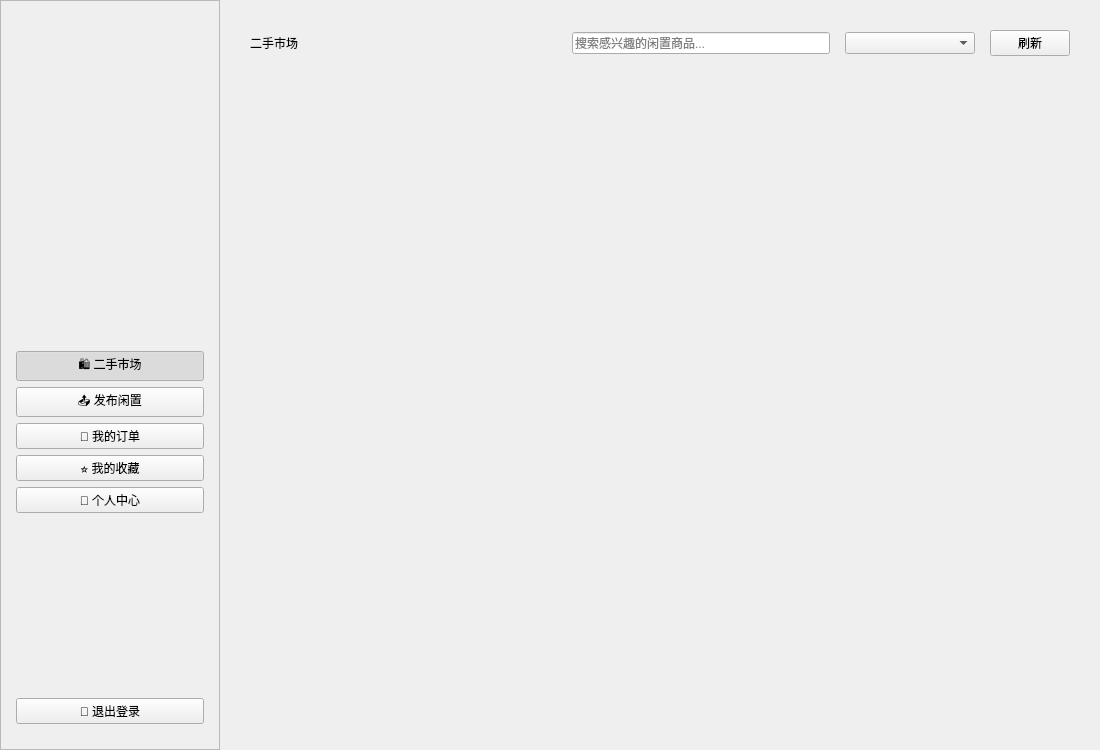
<?xml version="1.0" encoding="UTF-8"?>
<ui version="4.0">
 <class>MainWindow</class>
 <widget class="QMainWindow" name="MainWindow">
  <property name="geometry">
   <rect>
    <x>0</x>
    <y>0</y>
    <width>1100</width>
    <height>750</height>
   </rect>
  </property>
  <property name="windowTitle">
   <string>圈圈 - 校园二手交易平台</string>
  </property>
  <widget class="QWidget" name="centralwidget">
   <layout class="QHBoxLayout" name="horizontalLayout">
    <property name="spacing">
     <number>0</number>
    </property>
    <property name="leftMargin">
     <number>0</number>
    </property>
    <property name="topMargin">
     <number>0</number>
    </property>
    <property name="rightMargin">
     <number>0</number>
    </property>
    <property name="bottomMargin">
     <number>0</number>
    </property>
    <item>
     <!-- 左侧导航栏 -->
     <widget class="QFrame" name="sidebarFrame">
      <property name="minimumSize">
       <size>
        <width>220</width>
        <height>0</height>
       </size>
      </property>
      <property name="maximumSize">
       <size>
        <width>220</width>
        <height>16777215</height>
       </size>
      </property>
      <property name="frameShape">
       <enum>QFrame::StyledPanel</enum>
      </property>
      <property name="frameShadow">
       <enum>QFrame::Raised</enum>
      </property>
      <layout class="QVBoxLayout" name="verticalLayoutSidebar">
       <property name="spacing">
        <number>6</number>
       </property>
       <property name="leftMargin">
        <number>15</number>
       </property>
       <property name="topMargin">
        <number>25</number>
       </property>
       <property name="rightMargin">
        <number>15</number>
       </property>
       <property name="bottomMargin">
        <number>25</number>
       </property>
       <item>
        <layout class="QHBoxLayout" name="logoSidebarLayout">
         <item>
          <spacer name="logoSidebarSpacerLeft">
           <property name="orientation">
            <enum>Qt::Horizontal</enum>
           </property>
          </spacer>
         </item>
         <item>
          <widget class="QLabel" name="sidebarTitle">
           <property name="minimumSize">
            <size>
             <width>140</width>
             <height>140</height>
            </size>
           </property>
           <property name="maximumSize">
            <size>
             <width>140</width>
             <height>140</height>
            </size>
           </property>
           <property name="text">
            <string/>
           </property>
          </widget>
         </item>
         <item>
          <spacer name="logoSidebarSpacerRight">
           <property name="orientation">
            <enum>Qt::Horizontal</enum>
           </property>
          </spacer>
         </item>
        </layout>
       </item>
       <item>
        <spacer name="verticalSpacerLogo">
         <property name="orientation">
          <enum>Qt::Vertical</enum>
         </property>
         <property name="sizeHint" stdset="0">
          <size>
           <width>20</width>
           <height>15</height>
          </size>
         </property>
        </spacer>
       </item>
       <item>
        <widget class="QPushButton" name="btnNavMarket">
         <property name="text">
          <string>🛍️ 二手市场</string>
         </property>
         <property name="checkable">
          <bool>true</bool>
         </property>
         <property name="checked">
          <bool>true</bool>
         </property>
        </widget>
       </item>
       <item>
        <widget class="QPushButton" name="btnNavSell">
         <property name="text">
          <string>📤 发布闲置</string>
         </property>
         <property name="checkable">
          <bool>true</bool>
         </property>
        </widget>
       </item>
       <item>
        <widget class="QPushButton" name="btnNavOrders">
         <property name="text">
          <string>📝 我的订单</string>
         </property>
         <property name="checkable">
          <bool>true</bool>
         </property>
        </widget>
       </item>
       <item>
        <widget class="QPushButton" name="btnNavFavorites">
         <property name="text">
          <string>⭐ 我的收藏</string>
         </property>
         <property name="checkable">
          <bool>true</bool>
         </property>
        </widget>
       </item>
       <item>
        <widget class="QPushButton" name="btnNavProfile">
         <property name="text">
          <string>👤 个人中心</string>
         </property>
         <property name="checkable">
          <bool>true</bool>
         </property>
        </widget>
       </item>
       <item>
        <spacer name="verticalSpacerSidebar">
         <property name="orientation">
          <enum>Qt::Vertical</enum>
         </property>
         <property name="sizeHint" stdset="0">
          <size>
           <width>20</width>
           <height>40</height>
          </size>
         </property>
        </spacer>
       </item>
       <item>
        <widget class="QPushButton" name="btnNavLogout">
         <property name="text">
          <string>🚪 退出登录</string>
         </property>
        </widget>
       </item>
      </layout>
     </widget>
    </item>
    <item>
     <!-- 右侧 StackedWidget -->
     <widget class="QStackedWidget" name="stackedWidget">
      <property name="currentIndex">
       <number>0</number>
      </property>
      
      <!-- 页面 1: 市场 -->
      <widget class="QWidget" name="pageMarket">
       <layout class="QVBoxLayout" name="verticalLayoutMarket">
        <property name="spacing">
         <number>15</number>
        </property>
        <property name="leftMargin">
         <number>30</number>
        </property>
        <property name="topMargin">
         <number>30</number>
        </property>
        <property name="rightMargin">
         <number>30</number>
        </property>
        <property name="bottomMargin">
         <number>30</number>
        </property>
        <item>
         <layout class="QHBoxLayout" name="horizontalLayoutMarketHeader">
          <item>
           <widget class="QLabel" name="lblMarketTitle">
            <property name="text">
             <string>二手市场</string>
            </property>
            <property name="objectName" stdset="0">
             <string>titleLabel</string>
            </property>
           </widget>
          </item>
          <item>
           <spacer name="horizontalSpacerMarket">
            <property name="orientation">
             <enum>Qt::Horizontal</enum>
            </property>
            <property name="sizeHint" stdset="0">
             <size>
              <width>40</width>
              <height>20</height>
             </size>
            </property>
           </spacer>
          </item>
          <item>
           <widget class="QLineEdit" name="editSearch">
            <property name="minimumSize">
             <size>
              <width>220</width>
              <height>0</height>
             </size>
            </property>
            <property name="placeholderText">
             <string>搜索感兴趣的闲置商品...</string>
            </property>
           </widget>
          </item>
          <item>
           <widget class="QComboBox" name="comboCategoryFilter">
            <property name="minimumSize">
             <size>
              <width>130</width>
              <height>0</height>
             </size>
            </property>
           </widget>
          </item>
          <item>
           <widget class="QPushButton" name="btnRefreshMarket">
            <property name="text">
             <string>刷新</string>
            </property>
           </widget>
          </item>
         </layout>
        </item>
        <item>
         <widget class="QScrollArea" name="scrollAreaMarket">
          <property name="widgetResizable">
           <bool>true</bool>
          </property>
          <property name="frameShape">
           <enum>QFrame::NoFrame</enum>
          </property>
          <widget class="QWidget" name="scrollAreaWidgetContents">
           <property name="geometry">
            <rect>
             <x>0</x>
             <y>0</y>
             <width>820</width>
             <height>600</height>
            </rect>
           </property>
           <layout class="QGridLayout" name="gridLayoutMarket">
            <property name="leftMargin">
             <number>0</number>
            </property>
            <property name="topMargin">
             <number>0</number>
            </property>
            <property name="rightMargin">
             <number>0</number>
            </property>
            <property name="bottomMargin">
             <number>0</number>
            </property>
            <property name="spacing">
             <number>15</number>
            </property>
           </layout>
          </widget>
         </widget>
        </item>
       </layout>
      </widget>

      <!-- 页面 2: 发布闲置 -->
      <widget class="QWidget" name="pageSell">
       <layout class="QVBoxLayout" name="verticalLayoutSell">
        <property name="spacing">
         <number>20</number>
        </property>
        <property name="leftMargin">
         <number>40</number>
        </property>
        <property name="topMargin">
         <number>45</number>
        </property>
        <property name="rightMargin">
         <number>40</number>
        </property>
        <property name="bottomMargin">
         <number>45</number>
        </property>
        <item>
         <widget class="QLabel" name="lblSellTitle">
          <property name="text">
           <string>发布宝贝</string>
          </property>
          <property name="objectName" stdset="0">
           <string>titleLabel</string>
          </property>
         </widget>
        </item>
        <item>
         <widget class="QLabel" name="lblSellSub">
          <property name="text">
           <string>完善商品详细信息，让买家一眼相中</string>
          </property>
          <property name="objectName" stdset="0">
           <string>tipLabel</string>
          </property>
         </widget>
        </item>
        <item>
         <layout class="QFormLayout" name="formLayoutSell">
          <property name="horizontalSpacing">
           <number>20</number>
          </property>
          <property name="verticalSpacing">
           <number>15</number>
          </property>
          <item row="0" column="0">
           <widget class="QLabel" name="lblSellName">
            <property name="text">
             <string>商品名称</string>
            </property>
            <property name="styleSheet">
             <string notr="true">font-weight: bold;</string>
            </property>
           </widget>
          </item>
          <item row="0" column="1">
           <widget class="QLineEdit" name="editSellTitle">
            <property name="placeholderText">
             <string>例如：C++ Primer 第6版，iPad Air 5 等...</string>
            </property>
           </widget>
          </item>
          <item row="1" column="0">
           <widget class="QLabel" name="lblSellPrice">
            <property name="text">
             <string>转让价格 (元)</string>
            </property>
            <property name="styleSheet">
             <string notr="true">font-weight: bold;</string>
            </property>
           </widget>
          </item>
          <item row="1" column="1">
           <widget class="QDoubleSpinBox" name="spinSellPrice">
            <property name="maximum">
             <double>99999.00</double>
            </property>
            <property name="singleStep">
             <double>10.00</double>
            </property>
           </widget>
          </item>
          <item row="2" column="0">
           <widget class="QLabel" name="lblSellCategory">
            <property name="text">
             <string>商品分类</string>
            </property>
            <property name="styleSheet">
             <string notr="true">font-weight: bold;</string>
            </property>
           </widget>
          </item>
          <item row="2" column="1">
           <widget class="QComboBox" name="comboSellCategory"/>
          </item>
          <item row="3" column="0">
           <widget class="QLabel" name="lblSellDesc">
            <property name="text">
             <string>详情描述</string>
            </property>
            <property name="styleSheet">
             <string notr="true">font-weight: bold;</string>
            </property>
           </widget>
          </item>
          <item row="3" column="1">
           <widget class="QTextEdit" name="editSellDesc">
            <property name="placeholderText">
             <string>详细描述商品的成色、购买渠道、交易方式（如食堂面交、宿舍楼自提等）...</string>
            </property>
           </widget>
          </item>
         </layout>
        </item>
        <item>
         <spacer name="verticalSpacerSell">
          <property name="orientation">
           <enum>Qt::Vertical</enum>
          </property>
          <property name="sizeHint" stdset="0">
           <size>
            <width>20</width>
            <height>20</height>
           </size>
          </property>
         </spacer>
        </item>
        <item>
         <widget class="QPushButton" name="btnPublish">
          <property name="minimumSize">
           <size>
            <width>0</width>
            <height>40</height>
           </size>
          </property>
          <property name="text">
           <string>🚀 确认发布商品</string>
          </property>
          <property name="objectName" stdset="0">
           <string>primaryButton</string>
          </property>
         </widget>
        </item>
       </layout>
      </widget>

      <!-- 页面 3: 我的订单 -->
      <widget class="QWidget" name="pageOrders">
       <layout class="QVBoxLayout" name="verticalLayoutOrders">
        <property name="spacing">
         <number>15</number>
        </property>
        <property name="leftMargin">
         <number>30</number>
        </property>
        <property name="topMargin">
         <number>30</number>
        </property>
        <property name="rightMargin">
         <number>30</number>
        </property>
        <property name="bottomMargin">
         <number>30</number>
        </property>
        <item>
         <widget class="QLabel" name="lblOrdersTitle">
          <property name="text">
           <string>我的交易订单</string>
          </property>
          <property name="objectName" stdset="0">
           <string>titleLabel</string>
          </property>
         </widget>
        </item>
        <item>
         <widget class="QTabWidget" name="tabOrders">
          <widget class="QWidget" name="tabBought">
           <attribute name="title">
            <string>🛒 我买入的宝贝</string>
           </attribute>
           <layout class="QVBoxLayout" name="verticalLayoutTabBought">
            <property name="leftMargin">
             <number>10</number>
            </property>
            <property name="topMargin">
             <number>15</number>
            </property>
            <property name="rightMargin">
             <number>10</number>
            </property>
            <property name="bottomMargin">
             <number>10</number>
            </property>
            <item>
             <widget class="QTableWidget" name="tableBought"/>
            </item>
           </layout>
          </widget>
          <widget class="QWidget" name="tabSold">
           <attribute name="title">
            <string>💰 我售出的宝贝</string>
           </attribute>
           <layout class="QVBoxLayout" name="verticalLayoutTabSold">
            <property name="leftMargin">
             <number>10</number>
            </property>
            <property name="topMargin">
             <number>15</number>
            </property>
            <property name="rightMargin">
             <number>10</number>
            </property>
            <property name="bottomMargin">
             <number>10</number>
            </property>
            <item>
             <widget class="QTableWidget" name="tableSold"/>
            </item>
           </layout>
          </widget>
         </widget>
        </item>
       </layout>
      </widget>

      <!-- 页面 4: 我的收藏 -->
      <widget class="QWidget" name="pageFavorites">
       <layout class="QVBoxLayout" name="verticalLayoutFav">
        <property name="spacing">
         <number>15</number>
        </property>
        <property name="leftMargin">
         <number>30</number>
        </property>
        <property name="topMargin">
         <number>30</number>
        </property>
        <property name="rightMargin">
         <number>30</number>
        </property>
        <property name="bottomMargin">
         <number>30</number>
        </property>
        <item>
         <widget class="QLabel" name="lblFavTitle">
          <property name="text">
           <string>心愿收藏单</string>
          </property>
          <property name="objectName" stdset="0">
           <string>titleLabel</string>
          </property>
         </widget>
        </item>
        <item>
         <widget class="QScrollArea" name="scrollAreaFav">
          <property name="widgetResizable">
           <bool>true</bool>
          </property>
          <property name="frameShape">
           <enum>QFrame::NoFrame</enum>
          </property>
          <widget class="QWidget" name="scrollAreaFavContents">
           <layout class="QGridLayout" name="gridLayoutFav">
            <property name="leftMargin">
             <number>0</number>
            </property>
            <property name="topMargin">
             <number>0</number>
            </property>
            <property name="rightMargin">
             <number>0</number>
            </property>
            <property name="bottomMargin">
             <number>0</number>
            </property>
            <property name="spacing">
             <number>15</number>
            </property>
           </layout>
          </widget>
         </widget>
        </item>
       </layout>
      </widget>

      <!-- 页面 5: 个人中心 -->
      <widget class="QWidget" name="pageProfile">
       <layout class="QVBoxLayout" name="verticalLayoutProfile">
        <property name="spacing">
         <number>20</number>
        </property>
        <property name="leftMargin">
         <number>30</number>
        </property>
        <property name="topMargin">
         <number>30</number>
        </property>
        <property name="rightMargin">
         <number>30</number>
        </property>
        <property name="bottomMargin">
         <number>30</number>
        </property>
        <item>
         <widget class="QLabel" name="lblProfileTitle">
          <property name="text">
           <string>个人中心</string>
          </property>
          <property name="objectName" stdset="0">
           <string>titleLabel</string>
          </property>
         </widget>
        </item>
        
        <item>
         <layout class="QHBoxLayout" name="horizontalLayoutProfileTop">
          <property name="spacing">
           <number>20</number>
          </property>
          
          <!-- 个人资料面板 -->
          <item>
           <widget class="QFrame" name="frameProfile">
            <property name="frameShape">
             <enum>QFrame::StyledPanel</enum>
            </property>
            <layout class="QVBoxLayout" name="verticalLayoutFrameProfile">
             <property name="spacing">
              <number>12</number>
             </property>
             <property name="leftMargin">
              <number>20</number>
             </property>
             <property name="topMargin">
              <number>20</number>
             </property>
             <property name="rightMargin">
              <number>20</number>
             </property>
             <property name="bottomMargin">
              <number>20</number>
             </property>
             <item>
              <widget class="QLabel" name="label_11">
               <property name="text">
                <string>👤 基本资料</string>
               </property>
              </widget>
             </item>
             <item>
              <widget class="QLabel" name="lblUsernameVal">
               <property name="text">
                <string>用户名: 加载中...</string>
               </property>
              </widget>
             </item>
             <item>
              <widget class="QLabel" name="lblNicknameVal">
               <property name="text">
                <string>昵称: 加载中...</string>
               </property>
              </widget>
             </item>
             <item>
              <widget class="QLabel" name="lblPhoneVal">
               <property name="text">
                <string>联系方式: 加载中...</string>
               </property>
              </widget>
             </item>
             <item>
              <widget class="QLabel" name="lblEmailVal">
               <property name="text">
                <string>常用邮箱: 加载中...</string>
               </property>
              </widget>
             </item>
             <item>
              <widget class="QLabel" name="lblRoleVal">
               <property name="text">
                <string>账号身份: 加载中...</string>
               </property>
              </widget>
             </item>
            </layout>
           </widget>
          </item>

          <!-- 我的钱包面板 -->
          <item>
           <widget class="QFrame" name="frameWallet">
            <property name="frameShape">
             <enum>QFrame::StyledPanel</enum>
            </property>
            <layout class="QVBoxLayout" name="verticalLayoutFrameWallet">
             <property name="spacing">
              <number>12</number>
             </property>
             <property name="leftMargin">
              <number>20</number>
             </property>
             <property name="topMargin">
              <number>20</number>
             </property>
             <property name="rightMargin">
              <number>20</number>
             </property>
             <property name="bottomMargin">
              <number>20</number>
             </property>
             <item>
              <widget class="QLabel" name="label_13">
               <property name="text">
                <string>💳 我的钱包余额</string>
               </property>
              </widget>
             </item>
             <item>
              <widget class="QLabel" name="lblBalanceValue">
               <property name="text">
                <string>￥1000.00</string>
               </property>
               <property name="alignment">
                <enum>Qt::AlignLeading|Qt::AlignLeft|Qt::AlignVCenter</enum>
               </property>
              </widget>
             </item>
             <item>
              <spacer name="verticalSpacerWallet">
               <property name="orientation">
                <enum>Qt::Vertical</enum>
               </property>
               <property name="sizeHint" stdset="0">
                <size>
                 <width>20</width>
                 <height>20</height>
                </size>
               </property>
              </spacer>
             </item>
             <item>
              <layout class="QHBoxLayout" name="horizontalLayoutRecharge">
               <item>
                <widget class="QDoubleSpinBox" name="spinRecharge">
                 <property name="minimum">
                  <double>10.00</double>
                 </property>
                 <property name="maximum">
                  <double>99999.00</double>
                 </property>
                 <property name="singleStep">
                  <double>100.00</double>
                 </property>
                 <property name="value">
                  <double>100.00</double>
                 </property>
                </widget>
               </item>
               <item>
                <widget class="QPushButton" name="btnRecharge">
                 <property name="text">
                  <string>💰 充值余额</string>
                 </property>
                 <property name="objectName" stdset="0">
                  <string>primaryButton</string>
                 </property>
                </widget>
               </item>
              </layout>
             </item>
            </layout>
           </widget>
          </item>
         </layout>
        </item>

        <!-- 数据库高级统计面板 -->
        <item>
         <widget class="QFrame" name="frameStats">
          <property name="frameShape">
           <enum>QFrame::StyledPanel</enum>
          </property>
          <layout class="QVBoxLayout" name="verticalLayoutFrameStats">
           <property name="spacing">
            <number>12</number>
           </property>
           <property name="leftMargin">
            <number>20</number>
           </property>
           <property name="topMargin">
            <number>20</number>
           </property>
           <property name="rightMargin">
            <number>20</number>
           </property>
           <property name="bottomMargin">
            <number>20</number>
           </property>
           <item>
            <widget class="QLabel" name="label_15">
             <property name="text">
              <string>📊 数据库编程 · 高级业务统计</string>
             </property>
            </widget>
           </item>
           <item>
            <widget class="QLabel" name="lblTotalConsumption">
             <property name="text">
              <string>🛒 累计成交消费总额：￥0.00</string>
             </property>
            </widget>
           </item>
           <item>
            <widget class="QLabel" name="lblTotalListed">
             <property name="text">
              <string>📤 您当前发布且处于“在售”状态的二手商品数量：0 件</string>
             </property>
            </widget>
           </item>
           <item>
            <layout class="QHBoxLayout" name="horizontalLayoutStatsFunc">
             <item>
              <widget class="QLabel" name="lblFuncIntro">
               <property name="text">
                <string>🔍 实时检索特定分类的在售闲置总数：</string>
               </property>
              </widget>
             </item>
             <item>
              <widget class="QComboBox" name="comboStatsCategory">
               <property name="minimumSize">
                <size>
                 <width>150</width>
                 <height>0</height>
                </size>
               </property>
              </widget>
             </item>
             <item>
              <spacer name="horizontalSpacerStats">
               <property name="orientation">
                <enum>Qt::Horizontal</enum>
               </property>
               <property name="sizeHint" stdset="0">
                <size>
                 <width>40</width>
                 <height>20</height>
                </size>
               </property>
              </spacer>
             </item>
            </layout>
           </item>
           <item>
            <widget class="QLabel" name="lblStatsActiveGoods">
             <property name="text">
              <string>👉 该分类全站当前“在售”闲置数量：0 件</string>
             </property>
             <property name="styleSheet">
              <string notr="true">font-weight: bold; color: #007AFF;</string>
             </property>
            </widget>
           </item>
          </layout>
         </widget>
        </item>
        
        <item>
         <spacer name="verticalSpacerProfile">
          <property name="orientation">
           <enum>Qt::Vertical</enum>
          </property>
          <property name="sizeHint" stdset="0">
           <size>
            <width>20</width>
            <height>40</height>
           </size>
          </property>
         </spacer>
        </item>
       </layout>
      </widget>

     </widget>
    </item>
   </layout>
  </widget>
 </widget>
 <resources/>
 <connections/>
</ui>
